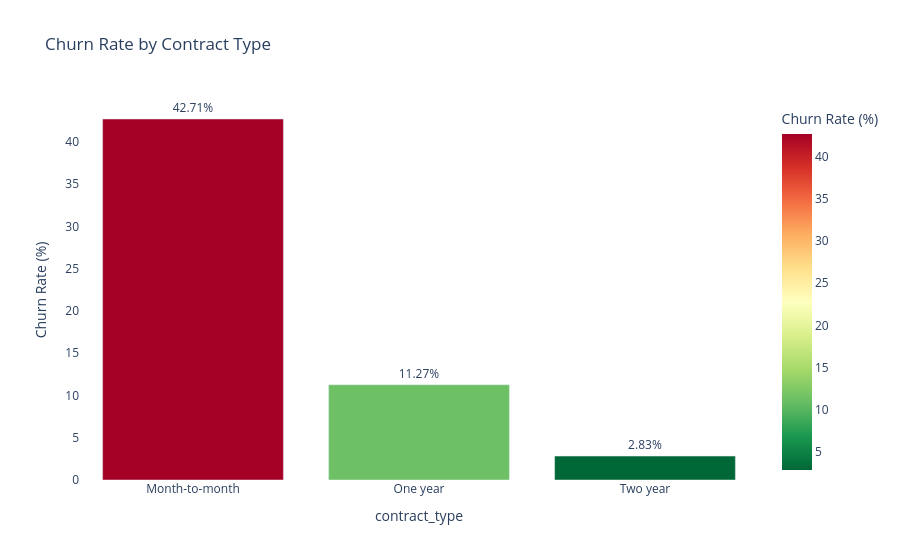

Write notebook code for a chart like this one.
### Markdown cell above
## Q2 — Churn by Contract Type <a id='3'></a>

### Code cell
df2 = run_query('../queries/02_churn_by_contract.sql')
display(df2)

fig = px.bar(df2, x='contract_type', y='churn_rate_pct',
             color='churn_rate_pct', color_continuous_scale='RdYlGn_r',
             title='Churn Rate by Contract Type',
             text='churn_rate_pct', labels={'churn_rate_pct': 'Churn Rate (%)'})
fig.update_traces(texttemplate='%{text}%', textposition='outside')
fig.update_layout(showlegend=False, plot_bgcolor='white')
fig.show()

print('📌 Insight: Month-to-month customers churn at 3x the rate of annual plan customers.')

### Figure 1 — Plotly figure (JSON) as saved in the notebook; plotly's stock layout.template omitted (floating-point values rounded to 4 significant figures)
{"data": [{"hovertemplate": "contract_type=%{x}<br>Churn Rate (%)=%{marker.color}<extra></extra>", "legendgroup": "", "marker": {"color": [42.71, 11.27, 2.83], "coloraxis": "coloraxis", "pattern": {"shape": ""}}, "name": "", "orientation": "v", "showlegend": false, "text": [42.71, 11.27, 2.83], "textposition": "outside", "texttemplate": "%{text}%", "type": "bar", "x": ["Month-to-month", "One year", "Two year"], "xaxis": "x", "y": [42.71, 11.27, 2.83], "yaxis": "y"}], "layout": {"barmode": "relative", "coloraxis": {"colorbar": {"title": {"text": "Churn Rate (%)"}}, "colorscale": [[0, "rgb(0,104,55)"], [0.1, "rgb(26,152,80)"], [0.2, "rgb(102,189,99)"], [0.3, "rgb(166,217,106)"], [0.4, "rgb(217,239,139)"], [0.5, "rgb(255,255,191)"], [0.6, "rgb(254,224,139)"], [0.7, "rgb(253,174,97)"], [0.8, "rgb(244,109,67)"], [0.9, "rgb(215,48,39)"], [1, "rgb(165,0,38)"]]}, "legend": {"tracegroupgap": 0}, "plot_bgcolor": "white", "showlegend": false, "title": {"text": "Churn Rate by Contract Type"}, "xaxis": {"anchor": "y", "domain": [0, 1], "title": {"text": "contract_type"}}, "yaxis": {"anchor": "x", "domain": [0, 1], "title": {"text": "Churn Rate (%)"}}}}
